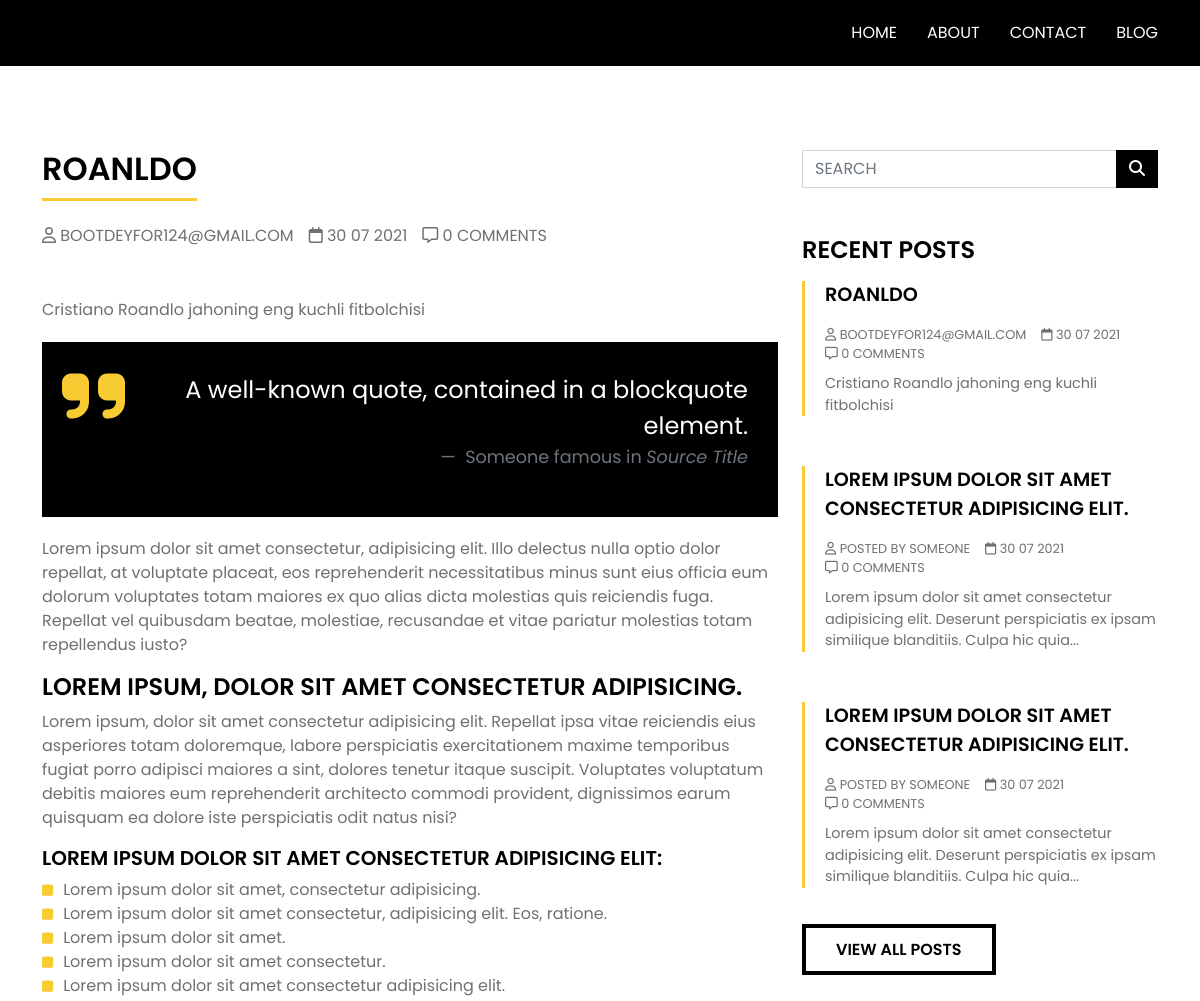
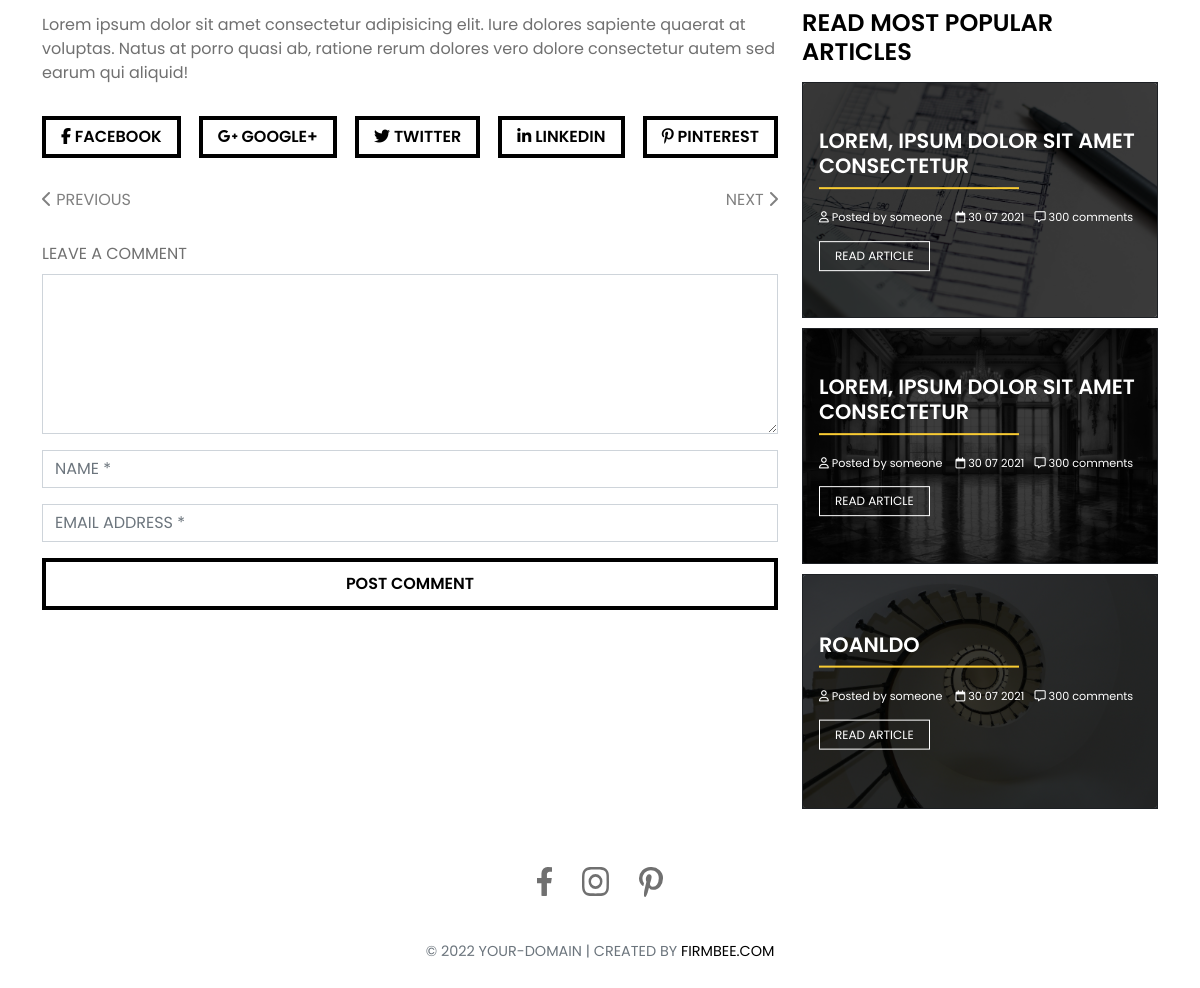
The app's page /single-post/7 with its own data (2 pictures, top to bottom).
### app/models.py (models this page shows)
class Product(models.Model):
    img = models.ImageField(upload_to='product/')
    title = models.CharField(max_length=155)
    price = models.FloatField()
    text = models.TextField()
    category = models.ForeignKey('app.Category', on_delete=models.CASCADE)
    user = models.ForeignKey('app.User', on_delete=CASCADE)

class User(AbstractUser):
    email = models.EmailField(unique=True)
    username = models.CharField(max_length=155, unique=False)
    phone_number = models.CharField(max_length=13, validators=[integer_validator])
    USERNAME_FIELD = 'email'
    REQUIRED_FIELDS = []
    objects = UserManager()

### app/views.py (the view)
# urls.py: path('single-post/<int:product_id>', single_post,name='single-post'),
def single_post(request, product_id):
    product = Product.objects.filter(id=product_id).first()
    context = {
        'product': product
    }
    return render(request, 'app/single-post.html', context)

### templates/app/single-post.html (shortened to what this page needs)
{% load static %}
<!DOCTYPE html>
<html lang="pl">
<head>
    <link href="https://cdn.jsdelivr.net/npm/bootstrap@5.1.0/dist/css/bootstrap.min.css" rel="stylesheet">
    <link rel="stylesheet" href="{% static 'css/main.css' %}">
</head>
<body data-bs-spy="scroll" data-bs-target="#navbar-example" data-bs-offset="82">
      <header id="home">
        <nav id="#navbar" class="navbar dark dark navbar-expand-lg position-fixed top-0 w-100 py-2">
          <div class="container">
            <div class="collapse navbar-collapse" id="navbarNavAltMarkup">
              <div class="navbar-nav ms-auto">
                <a class="nav-link" href="{% url 'index' %}">home</a>
                <a class="nav-link" href="{% url 'about' %}">about</a>
                <a class="nav-link" href="{% url 'contact' %}">contact</a>
                <a class="nav-link" href="{% url 'blog' %}">Blog</a>
              </div>
            </div>
          </div>
        </nav>
      </header>
      <main>
        <div class="container">
          <div class="row mainmargin">
            <div class="single-post col-md-8">
              <h2 class="underscore">{{ product.title }}</h2>
              <div class="post-meta">
                <span><i class="far fa-user"></i> {{ product.user }}</span><span><i class="far fa-calendar"></i> 30 07 2021</span><span><i class="far fa-comment-alt"></i> 0 comments</span>
              </div>
              <p>{{ product.text }}</p>
              <figure class="quote text-end">
                <blockquote class="blockquote">
                  <p>A well-known quote, contained in a blockquote element.</p>
                </blockquote>
                <figcaption class="blockquote-footer">
                  Someone famous in <cite title="Source Title">Source Title</cite>
                </figcaption>
              </figure>
              <p>Lorem ipsum dolor sit amet consectetur, adipisicing elit. Illo delectus nulla optio dolor repellat, at voluptate placeat, eos reprehenderit necessitatibus minus sunt eius officia eum dolorum voluptates totam maiores ex quo alias dicta molestias quis reiciendis fuga. Repellat vel quibusdam beatae, molestiae, recusandae et vitae pariatur molestias totam repellendus iusto?</p>
              <h4>Lorem ipsum, dolor sit amet consectetur adipisicing.</h4>
              <p>Lorem ipsum, dolor sit amet consectetur adipisicing elit. Repellat ipsa vitae reiciendis eius asperiores totam doloremque, labore perspiciatis exercitationem maxime temporibus fugiat porro adipisci maiores a sint, dolores tenetur itaque suscipit. Voluptates voluptatum debitis maiores eum reprehenderit architecto commodi provident, dignissimos earum quisquam ea dolore iste perspiciatis odit natus nisi?</p>
              <h5>Lorem ipsum dolor sit amet consectetur adipisicing elit:</h5>
              <ul class="list-in-text">
                <li>Lorem ipsum dolor sit amet, consectetur adipisicing. </li>
                <li>Lorem ipsum dolor sit amet consectetur, adipisicing elit. Eos, ratione.</li>
                <li>Lorem ipsum dolor sit amet.</li>
                <li>Lorem ipsum dolor sit amet consectetur.</li>
                <li>Lorem ipsum dolor sit amet consectetur adipisicing elit.</li>
              </ul>
              <p>Lorem ipsum dolor sit amet consectetur adipisicing elit. Iure dolores sapiente quaerat at voluptas. Natus at porro quasi ab, ratione rerum dolores vero dolore consectetur autem sed earum qui aliquid!</p>
              <div class="share">
                <a class="main-button" href=""><i class="fab fa-facebook-f"></i> FACEBOOK</a>
                <a class="main-button" href=""> <i class="fab fa-google-plus-g"></i> GOOGLE+</a>
                <a class="main-button" href=""><i class="fab fa-twitter"></i> TWITTER</a>
                <a class="main-button" href=""><i class="fab fa-linkedin-in"></i> LINKEDIN</a>
                <a class="main-button" href=""><i class="fab fa-pinterest-p"></i> PINTEREST</a>
              </div>
              <div class="navigation">
                <a class="prew"><i class="fas fa-chevron-left"></i> PREVIOUS</a>
                <a class="next">NEXT <i class="fas fa-chevron-right"></i></a>
              </div>
              <form id="commentForm">
                <div class="mb-3">
                  <label class="form-label" for="comment">Leave a Comment</label>
                  <textarea class="form-control" id="comment" type="text" placeholder="" style="height: 10rem;" data-sb-validations="required"></textarea>
                </div>
                <div class="mb-3">
                  <input class="form-control" id="name" type="text" placeholder="Name *" data-sb-validations="required" />
                </div>
                <div class="mb-3">
                  <input class="form-control" id="emailAddress" type="email*" placeholder="Email Address *" data-sb-validations="required, email" />
                </div>
                <div class="d-grid">
                  <button class="main-button" id="submitButton" type="submit">Post Comment</button>
                </div>
              </form>
            </div>
            <div class="sidebar col-md-4">
              <div class="input-group">
                <div class="form-outline">
                  <input id="search-input" type="search" id="form1" class="form-control" placeholder="search" />
                </div>
                <button id="search-button" type="button" class="btn dark">
                  <i class="fas fa-search"></i>
                </button>
              </div>
              <div class="recent-posts pt-5">
                <h4 class="mb-3">RECENT POSTS</h4>
                <div class="post-item">
                  <a href="{% url 'single-post' product.id %}" class="post-title">{{ product.title }}</a>
                  <div class="post-meta">
                    <span><i class="far fa-user"></i> {{ product.user }}</span><span><i class="far fa-calendar"></i> 30 07 2021</span><span><i class="far fa-comment-alt"></i> 0 comments</span>
                  </div>
                  <p class="post-content">{{ product.text }}</p>
                </div>
                <div class="post-item">
                  <a href="single-post.html" class="post-title">Lorem ipsum dolor sit amet consectetur adipisicing elit.</a>
                  <div class="post-meta">
                    <span><i class="far fa-user"></i> Posted by someone</span><span><i class="far fa-calendar"></i> 30 07 2021</span><span><i class="far fa-comment-alt"></i> 0 comments</span>
                  </div>
                  <p class="post-content">Lorem ipsum dolor sit amet consectetur adipisicing elit. Deserunt perspiciatis ex ipsam similique blanditiis. Culpa hic quia...</p>
                </div>
                <div class="post-item">
                  <a href="single-post.html" class="post-title">Lorem ipsum dolor sit amet consectetur adipisicing elit.</a>
                  <div class="post-meta">
                    <span><i class="far fa-user"></i> Posted by someone</span><span><i class="far fa-calendar"></i> 30 07 2021</span><span><i class="far fa-comment-alt"></i> 0 comments</span>
                  </div>
                  <p class="post-content">Lorem ipsum dolor sit amet consectetur adipisicing elit. Deserunt perspiciatis ex ipsam similique blanditiis. Culpa hic quia...</p>
                </div>
                <a class="main-button">View all posts</a>
                <div class="popular pt-5">
                  <h4 class="mb-3">READ MOST POPULAR ARTICLES</h4>
                  <div class="card bg-dark text-white">
                    <img src="{% static 'img/architecture-1857175_1920.jpg' %}" class="card-img" alt="...">
                    <div class="card-img-overlay p-3">
                      <div class="text-overlay">
                      <h5 class="card-title text-uppercase">Lorem, ipsum dolor sit amet consectetur </h5>
                      <div class="line"></div>
                      <div class="card-text article-meta">
                        <span><i class="far fa-user"></i> Posted by someone </span><span><i class="far fa-calendar"></i> 30 07 2021</span><span><i class="far fa-comment-alt"></i> 300 comments</span>
                      </div>
                      <button class="card-button">Read article</button>
                      </div>
                    </div>
                  </div>
                  <div class="card bg-dark text-white">
                    <img src="{% static 'img/castle-1998435_1920.jpg' %}" class="card-img" alt="...">
                    <div class="card-img-overlay p-3">
                      <div class="text-overlay">
                      <h5 class="card-title text-uppercase">Lorem, ipsum dolor sit amet consectetur </h5>
                      <div class="line"></div>
                      <div class="card-text article-meta">
                        <span><i class="far fa-user"></i> Posted by someone </span><span><i class="far fa-calendar"></i> 30 07 2021</span><span><i class="far fa-comment-alt"></i> 300 comments</span>
                      </div>
                      <button class="card-button">Read article</button>
                      </div>
                    </div>
                  </div>
                  <div class="card bg-dark text-white">
                    <img src="{% static 'img/staircase-274614_1920.jpg' %}" class="card-img" alt="...">
                    <div class="card-img-overlay p-3">
                      <div class="text-overlay">
                      <h5 class="card-title text-uppercase">{{ product.title }}</h5>
                      <div class="line"></div>
                      <div class="card-text article-meta">
                        <span><i class="far fa-user"></i> Posted by someone </span><span><i class="far fa-calendar"></i> 30 07 2021</span><span><i class="far fa-comment-alt"></i> 300 comments</span>
                      </div>
                      <button class="card-button">Read article</button>
                      </div>
                    </div>
                  </div>
                </div>
            </div>
            </div>
          </div>
        </div>
      </main>
      <footer class="text-center text-uppercase py-5">
        <div class="footer-icons ">
          <a href=""><img src="{% static 'img/facebook-footer.svg' %}" alt=""></a>
          <a href=""><img src="{% static 'img/instagramm-footer.svg' %}" alt=""></a>
          <a href=""><img src="{% static 'img/pinterest-footer.svg' %}" alt=""></a>
        </div>
        <div class="copyright pt-4 text-muted text-center">
          <p>&copy; 2022 YOUR-DOMAIN | Created by <a href="https://firmbee.com/solutions/free-invoicing-app-billing-software/" title="Firmbee - Free Invoicing App" target="_blank">Firmbee.com</a> </p>
      </div>
      </footer>
</body>
</html>

### records on screen
Product: title "ROANLDO", user "BOOTDEYFOR124@GMAIL.COM", text "Cristiano Roandlo jahoning eng kuchli fitbolchisi"
